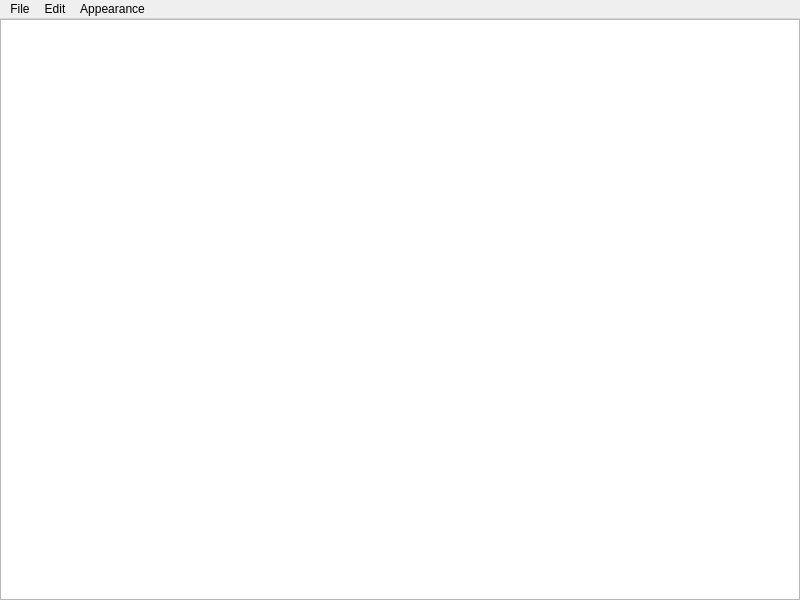
<?xml version="1.0" encoding="UTF-8"?>
<ui version="4.0">
 <class>MainWindow</class>
 <widget class="QMainWindow" name="MainWindow">
  <property name="geometry">
   <rect>
    <x>0</x>
    <y>0</y>
    <width>800</width>
    <height>600</height>
   </rect>
  </property>
  <property name="windowTitle">
   <string>MainWindow</string>
  </property>
  <property name="styleSheet">
   <string notr="true">QMainWindow {
	background-color:rgb(39, 39, 39);
}</string>
  </property>
  <widget class="QWidget" name="centralwidget">
   <property name="styleSheet">
    <string notr="true">
</string>
   </property>
   <layout class="QGridLayout" name="gridLayout">
    <property name="leftMargin">
     <number>0</number>
    </property>
    <property name="topMargin">
     <number>0</number>
    </property>
    <property name="rightMargin">
     <number>0</number>
    </property>
    <property name="bottomMargin">
     <number>0</number>
    </property>
    <property name="spacing">
     <number>0</number>
    </property>
    <item row="0" column="0">
     <widget class="QTextEdit" name="textEdit">
      <property name="styleSheet">
       <string notr="true"/>
      </property>
     </widget>
    </item>
   </layout>
  </widget>
  <widget class="QMenuBar" name="menubar">
   <property name="geometry">
    <rect>
     <x>0</x>
     <y>0</y>
     <width>800</width>
     <height>21</height>
    </rect>
   </property>
   <property name="minimumSize">
    <size>
     <width>0</width>
     <height>10</height>
    </size>
   </property>
   <property name="styleSheet">
    <string notr="true">
</string>
   </property>
   <widget class="QMenu" name="menuFile">
    <property name="title">
     <string>File</string>
    </property>
    <addaction name="actionNew"/>
    <addaction name="separator"/>
    <addaction name="actionSave"/>
    <addaction name="actionSave_as"/>
    <addaction name="actionOpen"/>
    <addaction name="separator"/>
    <addaction name="actionExit"/>
   </widget>
   <widget class="QMenu" name="menuEdit">
    <property name="title">
     <string>Edit</string>
    </property>
    <addaction name="actionUndo"/>
    <addaction name="separator"/>
    <addaction name="actionCut"/>
    <addaction name="actionCopy"/>
    <addaction name="actionPaste"/>
    <addaction name="separator"/>
    <addaction name="actionSelect_All"/>
   </widget>
   <widget class="QMenu" name="menuFormat">
    <property name="title">
     <string>Appearance</string>
    </property>
    <widget class="QMenu" name="menuFont">
     <property name="title">
      <string>Font</string>
     </property>
     <addaction name="actionSmall"/>
     <addaction name="actionBig"/>
     <addaction name="actionLarge"/>
     <addaction name="actionDefault"/>
    </widget>
    <addaction name="actionWord_Rap"/>
    <addaction name="separator"/>
    <addaction name="actionLight"/>
    <addaction name="actionDark"/>
    <addaction name="menuFont"/>
   </widget>
   <addaction name="menuFile"/>
   <addaction name="menuEdit"/>
   <addaction name="menuFormat"/>
  </widget>
  <action name="actionNew">
   <property name="text">
    <string>New</string>
   </property>
   <property name="shortcut">
    <string>Ctrl+N</string>
   </property>
  </action>
  <action name="actionNew_Window">
   <property name="text">
    <string>New Window</string>
   </property>
   <property name="shortcut">
    <string>Ctrl+Shift+N</string>
   </property>
  </action>
  <action name="actionSave">
   <property name="text">
    <string>Save</string>
   </property>
   <property name="shortcut">
    <string>Ctrl+S</string>
   </property>
  </action>
  <action name="actionSave_as">
   <property name="text">
    <string>Save as</string>
   </property>
   <property name="shortcut">
    <string>Ctrl+Shift+S</string>
   </property>
  </action>
  <action name="actionPage_Seup">
   <property name="text">
    <string>Page Seup</string>
   </property>
  </action>
  <action name="actionPrint">
   <property name="text">
    <string>Print</string>
   </property>
  </action>
  <action name="actionExit">
   <property name="text">
    <string>Exit</string>
   </property>
  </action>
  <action name="actionUndo">
   <property name="text">
    <string>Undo</string>
   </property>
  </action>
  <action name="actionCut">
   <property name="text">
    <string>Cut</string>
   </property>
  </action>
  <action name="actionCopy">
   <property name="text">
    <string>Copy</string>
   </property>
  </action>
  <action name="actionPaste">
   <property name="text">
    <string>Paste</string>
   </property>
  </action>
  <action name="actionReplace">
   <property name="text">
    <string>Replace</string>
   </property>
  </action>
  <action name="actionSelect_All">
   <property name="text">
    <string>Select All</string>
   </property>
  </action>
  <action name="actionWord_Rap">
   <property name="text">
    <string>Word Rap</string>
   </property>
  </action>
  <action name="actionFont">
   <property name="text">
    <string>Font</string>
   </property>
  </action>
  <action name="actionOpen">
   <property name="text">
    <string>Open</string>
   </property>
  </action>
  <action name="actionLight">
   <property name="text">
    <string>Light</string>
   </property>
  </action>
  <action name="actionDark">
   <property name="text">
    <string>Dark</string>
   </property>
  </action>
  <action name="actionSmall">
   <property name="text">
    <string>Small</string>
   </property>
  </action>
  <action name="actionBig">
   <property name="text">
    <string>Big</string>
   </property>
  </action>
  <action name="actionLarge">
   <property name="text">
    <string>Large</string>
   </property>
  </action>
  <action name="actionDefault">
   <property name="text">
    <string>Default</string>
   </property>
  </action>
 </widget>
 <resources/>
 <connections/>
</ui>
